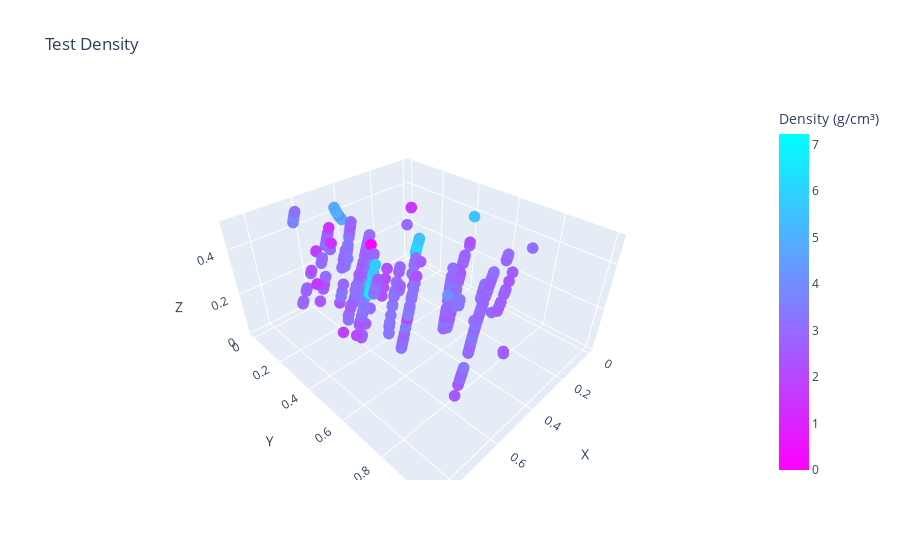

Notebook cell for this chart:
### Code cell
test_data_xyz = trainer.test_data[['X', 'Y', 'Z']].values
test_density = y_test.ravel() * multipliers['Density_gcm3']

# Create custom colormap: magenta to cyan
custom_cmap = [[0.0, 'rgb(255, 0, 255)'], [1.0, 'rgb(0, 255, 255)']]

# Create the 3D scatter plot using Plotly
fig = go.Figure(data=[go.Scatter3d(
    x=test_data_xyz[:, 0],
    y=test_data_xyz[:, 1],
    z=test_data_xyz[:, 2],
    mode='markers',
    marker=dict(
        size=4,
        color=test_density,  # Use normalized predictions for color mapping
        colorscale=custom_cmap,  

        colorbar=dict(
            title='Density (g/cm³)',
        )
    )
)])

fig.update_layout(
    title='Test Density',
    scene=dict(
        xaxis_title='X',
        yaxis_title='Y',
        zaxis_title='Z'
    )
)

fig.show()

### Figure 1 — Plotly figure (JSON) as saved in the notebook; plotly's stock layout.template omitted (floating-point values rounded to 4 significant figures; data arrays with more than 128 entries replaced by an {"elided": "..."} marker saying what was removed)
{"data": [{"marker": {"color": {"elided": "786 float values"}, "colorbar": {"title": {"text": "Density (g/cm³)"}}, "colorscale": [[0, "rgb(255, 0, 255)"], [1, "rgb(0, 255, 255)"]], "size": 4}, "mode": "markers", "type": "scatter3d", "x": {"elided": "786 float values"}, "y": {"elided": "786 float values"}, "z": {"elided": "786 float values"}}], "layout": {"scene": {"xaxis": {"title": {"text": "X"}}, "yaxis": {"title": {"text": "Y"}}, "zaxis": {"title": {"text": "Z"}}}, "title": {"text": "Test Density"}}}
